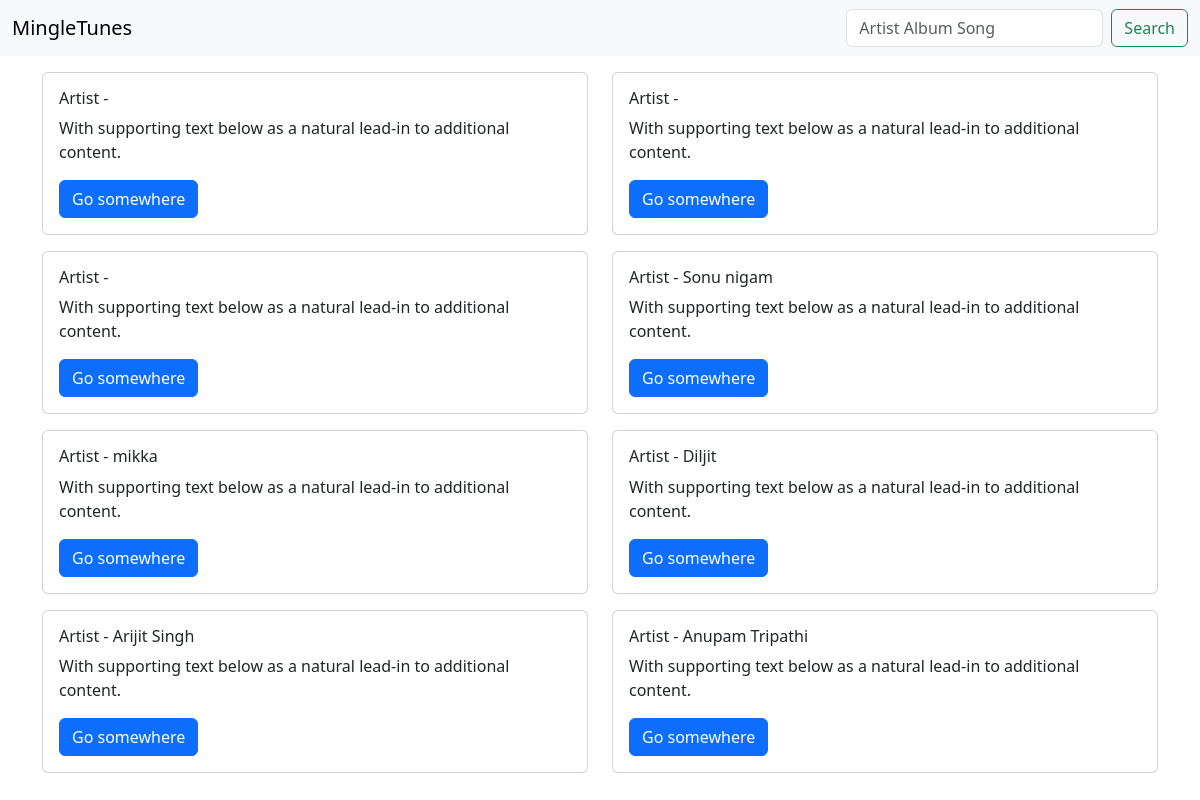
The page / on the database its author committed.
### SongConnect/models.py (models this page shows, shortened)
class PlaylistSong(models.Model):
    id = models.AutoField(primary_key=True)
    playlist = models.ForeignKey(playlist, on_delete=models.CASCADE)
    song = models.ForeignKey(song, on_delete=models.CASCADE)

class playlist(models.Model):
    id = models.AutoField(primary_key=True)
    user = models.ForeignKey(User, on_delete=models.CASCADE)
    name = models.CharField(max_length=255)
    rules = models.TextField(blank=True, null=True)
    created_at = models.DateTimeField(auto_now_add=True)
    updated_at = models.DateTimeField(auto_now=True)

class interaction(models.Model):
    id = models.BigAutoField(primary_key=True)
    user = models.ForeignKey(User, on_delete=models.CASCADE)
    song = models.ForeignKey(song, on_delete=models.CASCADE)
    liked = models.BooleanField()
    play_count = models.IntegerField()
    created_at = models.DateTimeField()
    updated_at = models.DateTimeField()

class song(models.Model):
    id = models.CharField(max_length=36, primary_key=True)
    album = models.ForeignKey(album, on_delete=models.CASCADE)
    artist = models.ForeignKey(artist, on_delete=models.CASCADE)
    title = models.CharField(max_length=255)
    length = models.FloatField()
    disc = models.IntegerField()
    lyrics = models.TextField()
    path = models.TextField()
    mtime = models.IntegerField()
    created_at = models.DateTimeField(auto_now_add=True)
    updated_at = models.DateTimeField(auto_now=True)

class artist(models.Model):
    id = models.AutoField(primary_key=True)
    name = models.CharField(max_length=255)
    image = models.CharField(max_length=255)
    created_at = models.DateTimeField(auto_now_add=True)
    updated_at = models.DateTimeField(auto_now=True)

### SongConnect/views.py (the view)
# urls.py: path('', views.index, name="index"),
def index(request):
    playlist_songs = PlaylistSong.objects.all()
    playlists = playlist.objects.all().order_by('-created_at')
    interactions = interaction.objects.all().order_by('-created_at')
    songs = song.objects.all().order_by('-updated_at')
    allSongs = list(playlist_songs) + list(playlists) + list(interactions) + list(songs)
    return render(request, template_name="mingletunes/index.html", context={"allSongs": allSongs})

### SongConnect/templates/mingletunes/index.html
{% extends 'mingletunes/base.html' %}
{% block content %}
      <div class="container mt-3">
        <div class="row">
            {% for songss in allSongs %}
                <div class="col-sm-6">
                    <div class="card mb-3">
                        <div class="card-body">
                            <h6 class="card-title">Artist - {{ songss.artist.name }}</h6>
                            <p class="card-text">With supporting text below as a natural lead-in to additional content.</p>
                            <a href="#" class="btn btn-primary">Go somewhere</a>
                        </div>
                    </div>
                </div>
                {% if forloop.counter|divisibleby:2 %}
                    </div><div class="row">
                {% endif %}
            {% endfor %}
        </div>
    </div>
{% endblock content %}

### rows shown on the page
song: artist.name "Sonu nigam"
song: artist.name "mikka"
song: artist.name "Diljit"
song: artist.name "Arijit Singh"
song: artist.name "Anupam Tripathi"
